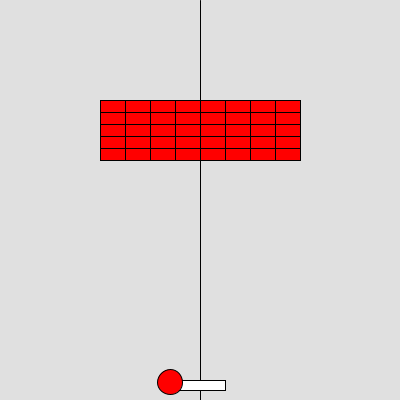
Frame 1 (no input)
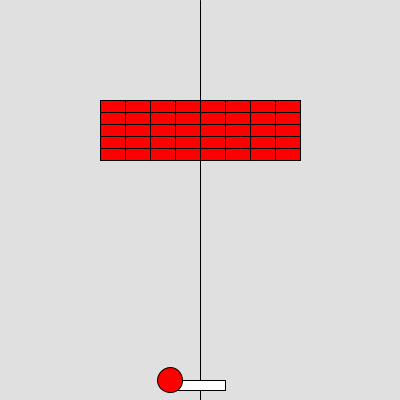
Frame 60 (the mouse pressed at the canvas centre just before this capture)
Frame 120 (the mouse held since frame 60 and released just before this capture): identical to frame 60, image omitted

The Processing sketch that drew these frames (run headless with seeded random() and noise(); from frame 60 on, the mouse is pressed at the canvas centre):

// Processing sketch: brick_breaker
// ── brick_breaker.pde
int paddle_x;
int paddle_y;
int paddle_w;
int paddle_h;

//int ball_x;
//int ball_y;
//int ball_size;
//int ball_r;

int x_speed;
int y_speed;

int x_direction = 1;
int y_direction = 1;

int paddle_move;

int brick_width;;
int brick_height;;
int starting_pos;
int count;
Brick[] bricks;

Ball ball;

void setup() {
  size(400, 400);
  
  paddle_w = 50;
  paddle_h = 10;
  paddle_x = width/2 - paddle_w/2;
  paddle_y = height - 20;
  
  //ball_x = width/2;
  //ball_y = 0;
  //ball_size = 25;
  //ball_r = ball_size/2;
  
  x_speed = 2;
  y_speed = 2;
  
  brick_width = 25;
  brick_height = brick_width/2;
  
  starting_pos = 100;
  
  paddle_move = 10;
  
  int wide_count = (width - (starting_pos*2)) / brick_width;
  println(wide_count);
  int high_count = 5;
  count = wide_count * high_count;
  bricks = new Brick[count];
  
  int index = 0;
  for (int y = 0; y < high_count; y++) {
    for (int x = 0; x < wide_count; x++) {
      bricks[index++] = new Brick(x*brick_width, 100, y*brick_height, 100);
    }
  }
  
  ball = new Ball(width/2 - 30, height - 20, 25, 0, -2, 1, 1);
  //ball = new Ball(width-20, 0, 25, -1, 2, 1, 1);
   
  for (Brick brick : bricks) {
    println(brick.x + brick.x_offset);
  }
}

void draw() {
  background(224);
  fill(255);
  line(width/2, 0, width/2, height);
  rect(paddle_x, paddle_y, paddle_w, paddle_h);
  //ellipse(ball_x, ball_y, ball_size, ball_size);
  intersect();
  //collideOffWalls();
  //move();
  
  ball.move();
  ball.display();
  
  for (Brick brick : bricks) {
    brick.display();
    brick.intersect(ball);
  }
  
}

void keyPressed() {
  if (keyCode == RIGHT) {
    paddle_x += paddle_move;
  } else if (keyCode == LEFT) {
    paddle_x -= paddle_move;
  }
}

void intersect() {
  if ((ball.y + ball.diameter/2 + ball.y_speed > paddle_y) && 
    (ball.x + ball.diameter/2 + ball.x_speed > paddle_x) && 
      (ball.x - ball.diameter/2 - ball.x_speed < paddle_x + paddle_w)) {
        println("hello");
    ball.y_direction *= -1;
  }
}

//void move() {
//  ball_x += x_speed * x_direction;
//  ball_y += y_speed * y_direction;
//}

//void collideOffWalls() {
//  if (ball_x > width || ball_x < 0) {
//    println(y_direction, x_direction);
//    x_direction *= -1;
//  } else if (ball_y < 0) {
//    y_direction *= -1;
//  }
//  if (ball_y > height - ball_r) {
//    // give ball a fixed location off bottom of screen
//    ball_y = height + 100;
//    ball_x = width/2;
//  }
//}



class Ball {
  float x, y;
  float diameter;
  float x_speed, y_speed;
  int x_direction, y_direction;
  
  Ball(float cx, float cy, float diam_temp, float x_speed_temp, float y_speed_temp, int x_dir_temp, int y_dir_temp) {
        x = cx;
        y = cy;
        diameter = diam_temp;
        x_speed = x_speed_temp;
        y_speed = y_speed_temp;
        x_direction = x_dir_temp;
        y_direction = y_dir_temp;
      }
      
  void move() {
    x = x + x_speed * x_direction;
    y = y + y_speed * y_direction;
  }
  
  void display() {
    fill(255, 0, 0);
    ellipse(x, y, diameter, diameter);
  }
}

// ── Brick.pde
class Brick {
  int x_offset;
  int y_offset;
  float x, y;
  int unit;
  
  // Constructor
  Brick(int x_offset_temp, float x_temp, int y_offset_temp, float y_temp) {
    x_offset = x_offset_temp;
    y_offset = y_offset_temp;
    x = x_temp;
    y = y_temp;
  }
  
  void display() {
    fill(255, 0, 0);
    rect(x_offset + x, y_offset + y, 25, 12);
  }
  
  void intersect(Ball other) {
    // intersect top
    if (dist(other.x, other.y + other.diameter/2 + other.y_speed, other.x, y + y_offset) 
    < other.diameter/2 &&
    ((other.x > x + x_offset) && other.x < x + x_offset + 25)) {
      println("top", other.x, other.y + other.diameter/2 + other.y_speed, other.x, y + y_offset);
      other.y_direction *= -1;
      other.y = other.y + other.y_speed * other.y_direction;
      x = -100;
      y = -100;
    } 
    // right side
    else if (dist(other.x - other.diameter/2 - other.x_speed, other.y, x + x_offset, other.y) 
    < other.diameter && 
    (other.y > y + y_offset && other.y < y + y_offset + 12)) {
      println("side", other.x - other.diameter/2 - other.x_speed, other.y, x + x_offset, other.y);
      other.x_direction *= -1;
      other.x = other.x + other.x_speed * other.x_direction;
      x = -100;
      y = -100;
    }
    // left side
    else if (dist(other.x + other.diameter/2 + other.x_speed, other.y, x + x_offset, other.y) 
    < other.diameter && 
    (other.y > y + y_offset && other.y < y + y_offset + 12)) {
      println("side", other.x + other.diameter/2 + other.x_speed, other.y, x + x_offset, other.y);
      other.x_direction *= -1;
      other.x = other.x + other.x_speed * other.x_direction;
      x = -100;
      y = -100;
    }
    // bottom
    else if (dist(other.x, other.y - other.diameter/2 - other.y_speed, other.x, y + y_offset) 
    < other.diameter/2 &&
    ((other.x > x + x_offset) && other.x < x + x_offset + 25)) {
      println("top", other.x, other.y - other.diameter/2 - other.y_speed, other.x, y + y_offset);
      other.y_direction *= -1;
      other.y = other.y + other.y_speed * other.y_direction;
      x = -100;
      y = -100;
    }
  }
}
  
